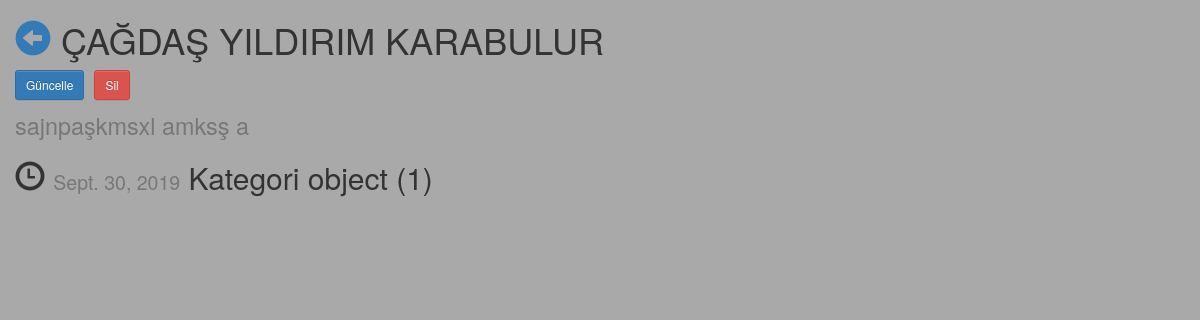
Screenshot of /blog/post_detail/cagdas-yildirim-karabulur-2/ with the database file from the repository.
### blog/models.py (models this page shows, shortened)
class Blog(models.Model):
    title = models.CharField(max_length=100,blank=False,null=True,verbose_name='Başlık Giriniz.',help_text='Başlık Bilgisi Burada Girilir.')
    icerik = models.TextField(max_length=1000,blank=False,verbose_name='İçerik Giriniz.',null=True)
    slug = models.SlugField(null=True,unique=True,editable=False)
    kategoriler = models.ManyToManyField(to=Kategori, related_name='blog', null=True)
    created_date = models.DateField(auto_now_add=True,auto_now=False)
    class Meta:
        verbose_name_plural = 'Gönderiler'
        ordering = ['id']

class Kategori(models.Model):
    isim = models.CharField(max_length=10, verbose_name='Kategori İsim')
    class Meta:
        verbose_name_plural = 'Kategoriler'

### blog/views.py (the view)
# urls.py: url(r'^post_detail/(?P<slug>[-\w]+)/$', post_detail,name='post-detail'),
def post_detail(request,slug):
	try:
		blog = Blog.objects.get(slug=slug)
	except Blog.DoesNotExist:
		return HttpResponse('Böyle bir sayfa bulunamadı')
	return render(request,'post-detail.html',context={'blog':blog})

### blog/templates/post-detail.html (shortened to what this page needs)
{% extends 'base.html' %}
{% load static %}
{% block icerik %}
    <h1>
        <a href="{% url 'post-list' %}"> <span class="glyphicon glyphicon-circle-arrow-left"></span> </a>
        {{ blog.title|upper }}
        <br />
        <div class="row pull-left col-lg-12">
            <a class="btn btn-primary btn-sm" href="{% url 'post-update' blog.slug %}"> Güncelle </a>
            <a class="btn btn-danger btn-sm" href="{% url 'post-delete' blog.slug %}"> Sil </a>
        </div>
        <small>
            {{ blog.icerik | linebreaksbr}}
        </small>
    </h1>
    <h2>
        <span class="glyphicon glyphicon-time"></span>
        <small>{{ blog.created_date }}</small>
        {{blog.kategoriler.all|join:','}}
    </h2>
{% endblock  %}

### static/base.css (style rules this page uses)
body { background-color: darkgray; }

### rows the page displays
Blog: title "ÇAĞDAŞ YILDIRIM KARABULUR", icerik "sajnpaşkmsxl amksş a", created_date "Sept. 30, 2019", kategoriler.all "Kategori object (1)"
